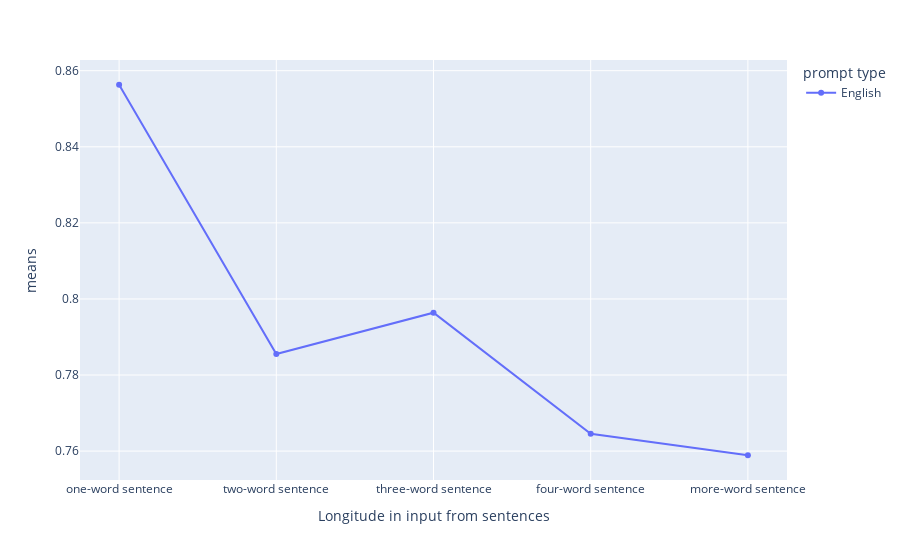

Write notebook code for a chart like this one.
### Code cell
import plotly.express as px

averages = pd.DataFrame()
eng_averages = pd.DataFrame()

mean1= percentages['one-word sentence'].mean()
mean2= percentages['two-word sentence'].mean()
mean3= percentages['three-word sentence'].mean()
mean4= percentages['four-word sentence'].mean()
mean5= percentages['more-word sentence'].mean()


averages['means'] = [mean1, mean2, mean3, mean4, mean5]
averages['Longitude in input from sentences'] = ['one-word sentence', 'two-word sentence', 'three-word sentence', 'four-word sentence', 'more-word sentence']
averages['prompt type'] = ['English', 'English', 'English', 'English', 'English',]
print(averages)

fig = px.line(averages, x="Longitude in input from sentences", y="means",  markers=True, color ='prompt type')
fig.update_yaxes(range=[0, 1])

fig.show()

### Figure 1 — Plotly figure (JSON) as saved in the notebook; plotly's stock layout.template omitted (floating-point values rounded to 4 significant figures)
{"data": [{"hovertemplate": "prompt type=English<br>Longitude in input from sentences=%{x}<br>means=%{y}<extra></extra>", "legendgroup": "English", "line": {"color": "#636efa", "dash": "solid"}, "marker": {"symbol": "circle"}, "mode": "lines+markers", "name": "English", "orientation": "v", "showlegend": true, "type": "scatter", "x": ["one-word sentence", "two-word sentence", "three-word sentence", "four-word sentence", "more-word sentence"], "xaxis": "x", "y": [0.8563, 0.7855, 0.7964, 0.7646, 0.7589], "yaxis": "y"}], "layout": {"legend": {"title": {"text": "prompt type"}, "tracegroupgap": 0}, "margin": {"t": 60}, "xaxis": {"anchor": "y", "domain": [0, 1], "title": {"text": "Longitude in input from sentences"}}, "yaxis": {"anchor": "x", "domain": [0, 1], "title": {"text": "means"}}}}
